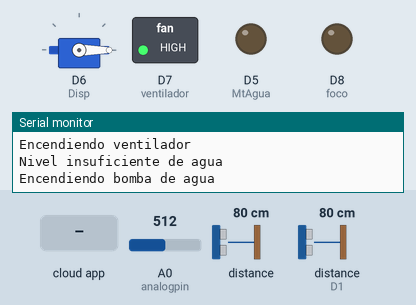
Simulated run of this sketch. Board: ESP8266 (NodeMCU). On the bench: servo, switched loads named in the sketch (green lamp = pin HIGH), output pins drawn as LEDs (lit = HIGH), the last lines printed to the serial monitor. Wiring (inferred from the names in the program): 2 × ultrasonic range finder: trigger D4, echo D3 / trigger D2, echo D1. Inputs (shaded band) come from the test bench; at power-on: distance to the obstacle (sensor on D1) 80 cm, A0 (analogpin) = 512, distance to the obstacle 80 cm. The echo pulse lasts 58.3 µs per cm; WiFi joins after 1.5 s; servers stay silent unless stated; the Firebase database answers and starts empty; pins used as bus, display or sensor lines are not drawn.

Above: at 2.7 s.
2.8 s: distance to the obstacle (sensor on D1) set to 9 cm
6.4 s: distance to the obstacle (sensor on D1) set to 6 cm
At 11.0 s:
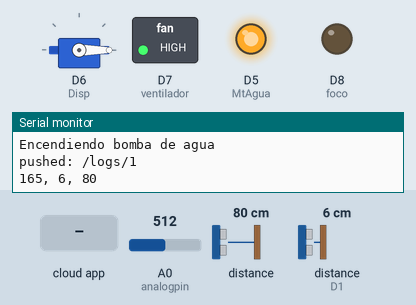
11.5 s: A0 (analogpin) set to 117
15.7 s: A0 (analogpin) set to 98
At 20.3 s:
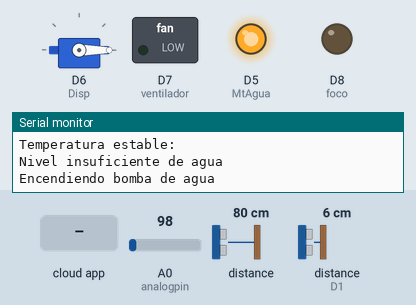
20.7 s: the phone or cloud app sets Foco to 1
At 22.4 s:
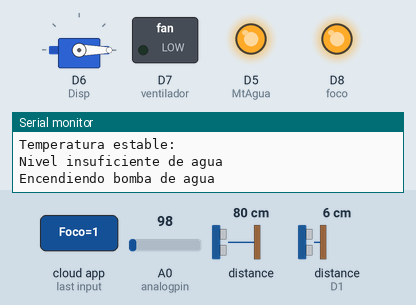
25.9 s: the phone or cloud app sets Dispensador to 1
At 27.8 s:
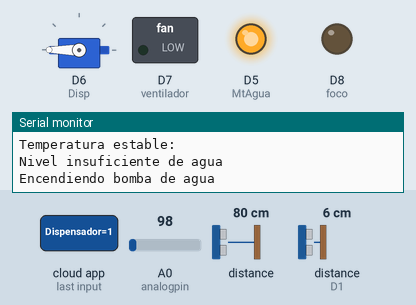
Timing chart, 0 to 31.1 s (numbered marks = the images above; inputs shaded):
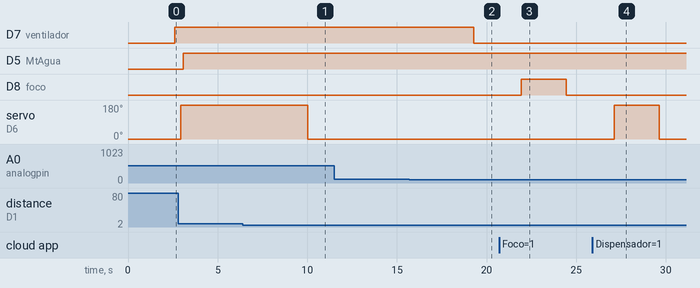

Measured:
- the behaviour switches between 8 and 7 cm on distance to the obstacle (sensor on D1) (found by bisection; images 0 and 1)
- the behaviour switches between 109 and 108 on A0 (analogpin) (found by bisection; images 1 and 2)
- after the input at 6.4 s, servo on D6 (Disp): 180° → 0° after 3.6 s
- after the input at 15.7 s, D7 (ventilador): HIGH → LOW after 3.6 s
- after the input at 20.7 s, D8 (foco): LOW → HIGH after 1.2 s, → LOW 2.5 s later
- after the input at 25.9 s, servo on D6 (Disp): 0° → 180° after 1.2 s, → 0° 2.5 s later

The sketch:

ProyectoFinalGallineroIOTEquipo7GrupoB8Semestre.ino
```cpp
#include <ESP8266WiFi.h>
#include <FirebaseArduino.h>
#include <Servo.h> //Se define librería para las funciones de servo

// Set these to run example.
#define FIREBASE_HOST "proyectogallinero-default-rtdb.firebaseio.com"
#define FIREBASE_AUTH "MqTA4lxa3FIZIz7gWMS3aQHeD7yh8oOK0uVkK8jT"
//#define WIFI_SSID "ARRIS-8952"
//#define WIFI_PASSWORD "3C439D784D8D9711?"

/*#define WIFI_SSID "POCO"
#define WIFI_PASSWORD "123456789"*/

#define WIFI_SSID "HOME-E5C9"
#define WIFI_PASSWORD "9BD00A196B5016DF"

//:::::::::::::::::::::::::::::::variables para la temperatura:::::::::::::::::::::::::::::::::::::
int ventilador = 13;//para encender un ventilador si la temperatura es alta
int foco = 15;//para encender un foco si la temperatura es muy baja

//variables para la temperatura
float sensorvalor; //Declaramos variable
float rango; //Declaramos variable

//Agregamos unas variables para poder almacenar los datos y utilizarlo
char dato_temperatura; //Declaramos variable de tipo cadena
char buffer [10];

//variable para configurar el pin del sensore de temperatura
int analogpin = A0;

//::::::::::::::::Variables para el dispensador de comida::::::::::::::::
Servo mot; //varaible para el servomotor(para el dispensador de alimento)

int Disp = 12;//para el dispensador de alimento

//definimos los pines que se van a utilizar para leer los datos
//para la distancia del agua
#define pEcho D1 //Declaramos el pin a utilizar para pEcho
#define pTrig D2 //Declaramos el pin a utilizar para pTrig

//Agregamos unas variablesa para poder almacenar los datos y utilizarlo
char dato_ultrasonico; //Declaramos variable de tipo cadena

int duracion; //Declaramos variable
int ultrasonico = 0; //Declaramos variable

//:::::::variables para la bomba de agua
//definimos los pines que se van a utilizar para leer los datos
//para la distancia del agua
#define pEchod D3 //Declaramos el pin a utilizar para pEcho
#define pTrigd D4 //Declaramos el pin a utilizar para pTrig

//Agregamos unas variablesa para poder almacenar los datos y utilizarlo
char dato_ultrasonicodos; //Declaramos variable de tipo cadena

int duracionsen; //Declaramos variable
int ultrasonicosen = 0; //Declaramos variable

//variables para la bomba de agua
int MtAgua = 14;//para la bomba de agua estara conectada en el D5

//variable con datos para comparar en firebase
String datoventi="1";
String datofoco="1";
String datodispen="1";
String datobomba="1";

void setup() {
  //::::: configuramos los bauidos del serial
  Serial.begin(9600);

  //::::::::configuracion de los pines del ventildaor y el foco
  //para el modulo de temperatura definnimos las salidas de los pines::::::::::::::
  pinMode(ventilador, OUTPUT);
  pinMode(foco, OUTPUT);

  //:::::Configuracion para los pines del modulo de sensor de comida
  pinMode(pEcho, INPUT); //Define a pEcho como entrada
  pinMode(pTrig, OUTPUT); //Define a pTrig como

  //configuracion del pin de salida par activar el dispensador de comida
  pinMode(Disp, OUTPUT);

  //configuracion del servomotor
  mot.attach(12);//definimos el pin al que se va a conectar el servomotor
  mot.write(0);//definimos el angulo de inclinacion al iniciar
  delay(10);//definimos un tiempo

  //configuracion de los pines del sensor ultrasonico para la bomda de agua
  pinMode(pEchod, INPUT); //Define a pEcho como entrada
  pinMode(pTrigd, OUTPUT); //Define a pTrig como

  //configuracion del pin de salida par activar la bomba de agua
  pinMode(MtAgua, OUTPUT);


  // conexcion a wifi
  WiFi.begin(WIFI_SSID, WIFI_PASSWORD);
  Serial.print("connecting");
  while (WiFi.status() != WL_CONNECTED) {
    Serial.print(".");
    delay(500);
  }
  Serial.println();
  Serial.print("connected: ");
  Serial.println(WiFi.localIP());

  Firebase.begin(FIREBASE_HOST, FIREBASE_AUTH);
  //pinMode(2,OUTPUT);
}//termina la configuracion

int n = 0;

void loop() {
  //::::::::para obtener los datos de temperatura::::::::::::
  int temp = lectura_sensor(); //Declaramos constantes
  //:::::::::para obtener los datos del sensor de comida
  int dist = lectura_ultrasonico(); //Declaramos constantes
  //:::::::::para obtener los datos del sensor de agua
  int distan = lectura_ultrasonicodos(); //Declaramos constantes
  sprintf(buffer, "%d, %d, %d", temp, dist, distan);
  Serial.println(buffer); //Mandamos a pantalla el valor del buffer
  delay(10); //Definimos un tiempo

  //::::::Cindiciones para el dispensador de comida
  if(dist >= 8){
    //mostramos un mensaje en consola
    Serial.println("Nivel insuficiente de comida: ");
    Serial.println("Encendiendo dispensador de comida");
    //Servo_MotorOP();
    //Mandamos datos a firebase
    Firebase.setString("EstadoComida", "Insuficiente");
    // handle error
    //si hay un error mostrarlo en consola
    if (Firebase.failed()) {
      Serial.print("setting /message failed:");
      Serial.println(Firebase.error());
      return;
    }
    //Cambiamos el estado del dispensador a 1 para activar el encendido
    Firebase.setString("Dispensador", "1");
    // handle error
    if (Firebase.failed()) {
      Serial.print("setting /number failed:");
      Serial.println(Firebase.error());
      return;
  }
  }else{
    //si es estable, imprimimos en pantalla
    Serial.println("Nivel estable:");
    //Servo_MotorCL();
    //se modifica el estado de la comida
    Firebase.setString("EstadoComida", "Suficiente");
    // handle error
    if (Firebase.failed()) {
      Serial.print("setting /message failed:");
      Serial.println(Firebase.error());
      return;
    }
    //cambiamos el estado del dispensador a 0 apagado
    Firebase.setString("Dispensador", "0");
    // handle error
    if (Firebase.failed()) {
      Serial.print("setting /number failed:");
      Serial.println(Firebase.error());
      return;
  }
  }
//:::Condiciones para la temperatura
  if(temp >= 35){
    Serial.println("Temperatura elevada: ");
    Serial.println("Encendiendo ventilador");
    // set string value
    //Enviamos a firebase el estado de la temperatura
    Firebase.setString("EstadoTemperatura", "Alta");
    // handle error
    if (Firebase.failed()) {
      Serial.print("setting /message failed:");
      Serial.println(Firebase.error());
      return;
    }
    //se cambia el valor del ventilador a 1 Endendido
    Firebase.setString("Ventilador", "1");
    // handle error
    if (Firebase.failed()) {
      Serial.print("setting /number failed:");
      Serial.println(Firebase.error());
      return;
  }
  }///primera condicion
  //si la temperatura es baja se desactiva la secuencia
  else if(temp <= 25){
    Serial.println("Temperatura baja: ");
    Serial.println("Encendiendo foco");
    //FocoON();
    // set string value
    //se envia al firebase el estado de la temperatura
    Firebase.setString("EstadoTemperatura", "Baja");
    // handle error
    if (Firebase.failed()) {
      Serial.print("setting /message failed:");
      Serial.println(Firebase.error());
      return;
    }
    //se activa el encendido del foco
    Firebase.setString("Foco", "1");
  // handle error
    if (Firebase.failed()) {
      Serial.print("setting /number failed:");
      Serial.println(Firebase.error());
      return;
    }
  }
  else{
    //si la temperatura es estable
    Serial.println("Temperatura estable:");
    // set string value
    Firebase.setString("EstadoTemperatura", "Estable");
    // handle error
    if (Firebase.failed()) {
      Serial.print("setting /message failed:");
      Serial.println(Firebase.error());
      return;
    }
    //se apaga el ventilador
    Firebase.setString("Ventilador", "0");
    // handle error
    if (Firebase.failed()) {
      Serial.print("setting /number failed:");
      Serial.println(Firebase.error());
      return;
    }
    //se apaga el foco
    Firebase.setString("Foco", "0");
    // handle error
    if (Firebase.failed()) {
      Serial.print("setting /number failed:");
      Serial.println(Firebase.error());
      return;
    }
  }

  //::::Comienza las instrucciones para el sensor del agua:::::::
  if(distan >= 8){
    Serial.println("Nivel insuficiente de agua");
    Serial.println("Encendiendo bomba de agua");
    Firebase.setString("EstadoAgua", "Insuficiente");
    // handle error
    if (Firebase.failed()) {
      Serial.print("setting /message failed:");
      Serial.println(Firebase.error());
      return;
    }
    Firebase.setString("BombaAgua", "1");
    // handle error
    if (Firebase.failed()) {
      Serial.print("setting /number failed:");
      Serial.println(Firebase.error());
      return;
  }
  }else{
    Serial.println("Nivel estable:");
    Firebase.setString("EstadoAgua", "Estable");
    // handle error
    if (Firebase.failed()) {
      Serial.print("setting /message failed:");
      Serial.println(Firebase.error());
      return;
    }
    Firebase.setString("BombaAgua", "0");
    // handle error
    if (Firebase.failed()) {
      Serial.print("setting /number failed:");
      Serial.println(Firebase.error());
      return;
  }
  }

  //get value
  //verifica el valor de la base de datos(firebase)
  //si el ventilador tiene un valor 1 se activa el ventilador
  if(Firebase.getString("Ventilador") == datoventi){
    VentiladorON();
  }else{
    //si el valor encontrado es 0 se desaactiva el ventilador
    VentiladorOFF();
  }

  //get value
  //verifica el dato de la etiqueta foco en firebase
  if(Firebase.getString("Foco") == datofoco){
    FocoON();//se activa el foco
  }else{
    Foco0FF();// se desactiva el foco
  }

  //get value
  //verifica el dato del dispensador
  if(Firebase.getString("Dispensador")== datodispen){
    Servo_MotorOP();// enciende dispensador de comida
  }else{
    Servo_MotorCL();//apaga el dispensador de comida
  }

  //get value
  if(Firebase.getString("BombaAgua")== datodispen){
    Motor_AguaON();
  }else{
     Motor_AguaOFF();
  }

  // set value
  Firebase.setFloat("Temperatura", temp);
  // handle error
  if (Firebase.failed()) {
      Serial.print("setting /number failed:");
      Serial.println(Firebase.error());
      return;
  }
  delay(50);

  // set value
  Firebase.setFloat("NivelComida", dist);
  // handle error
  if (Firebase.failed()) {
      Serial.print("setting /number failed:");
      Serial.println(Firebase.error());
      return;
  }
  delay(50);

  // set value
  Firebase.setFloat("NivelAgua", distan);
  // handle error
  if (Firebase.failed()) {
      Serial.print("setting /number failed:");
      Serial.println(Firebase.error());
      return;
  }
  delay(50);

  // append a new value to /logs
  String name = Firebase.pushInt("logs", n++);
  // handle error
  if (Firebase.failed()) {
      Serial.print("pushing /logs failed:");
      Serial.println(Firebase.error());
      return;
  }
  Serial.print("pushed: /logs/");
  Serial.println(name);
  delay(50);
}//::::::::::termina la funcion de loop

//::::::::::::::::::::::para las funciones de los modulos::::::::::::::///

//:::::::modulo para el sensor de temperatura
void VentiladorON(){
  digitalWrite(ventilador, HIGH);
  delay(10);
}
void VentiladorOFF(){
  digitalWrite(ventilador, LOW);
  delay(10);
}

void FocoON(){
  digitalWrite(foco, HIGH);
  delay(10);
}
void Foco0FF(){
  digitalWrite(foco, LOW);
  delay(10);
}


//para obtener la temperatura
float lectura_sensor() { //Definimos variable
  sensorvalor = analogRead(analogpin); // Lee el valor del pin analógico especificado
  rango = (float (sensorvalor) / 1023) * 330.0;
  return rango; //Termina la función y devuelve un valor desde una función a la función que llama
}//termina la instrucion de la temperatura


//::::modulo de sensor de comida:::::::::::::
void Servo_MotorOP() {
  mot.write(180);
  delay(10);
}

void Servo_MotorCL() {
  mot.write(0);
  delay(10);
}


//para leer obtener la distancia
 float lectura_ultrasonico() //Declaramos una variable
{
  digitalWrite(pTrig, LOW); //Desactivamos el pin digital pTrig
  delayMicroseconds(2); //Definimos tiempo
  digitalWrite(pTrig, HIGH); //Activamos el ping digital pTrig
  delayMicroseconds(10); //Definimos tiempo
  digitalWrite(pTrig, LOW); //Desactivamos el pin digital pTrig
  duracion = pulseIn(pEcho, HIGH); // pulseIn si el valor es alto se espera a que pase a nivel high es como una funcion de tiempo
  ultrasonico = (duracion / 2) / 29;

  return ultrasonico; //Termina la función y devuelve un valor desde una función a la función que llama
}//termina la instrucioon del sensor de comida

//::::::::::Modulo para bomba de agua:::::::::::
void Motor_AguaON() {
  digitalWrite(MtAgua, HIGH);
  delay(10);
}

void Motor_AguaOFF() {
  digitalWrite(MtAgua, LOW);
  delay(10);
}

//para leer obtener la distancia
 float lectura_ultrasonicodos() //Declaramos una variable
{
  digitalWrite(pTrigd, LOW); //Desactivamos el pin digital pTrig
  delayMicroseconds(2); //Definimos tiempo
  digitalWrite(pTrigd, HIGH); //Activamos el ping digital pTrig
  delayMicroseconds(10); //Definimos tiempo
  digitalWrite(pTrigd, LOW); //Desactivamos el pin digital pTrig
  duracionsen = pulseIn(pEchod, HIGH); // pulseIn si el valor es alto se espera a que pase a nivel high es como una funcion de tiempo
  ultrasonicosen = (duracionsen / 2) / 29;

  return ultrasonicosen; //Termina la función y devuelve un valor desde una función a la función que llama
}
```
